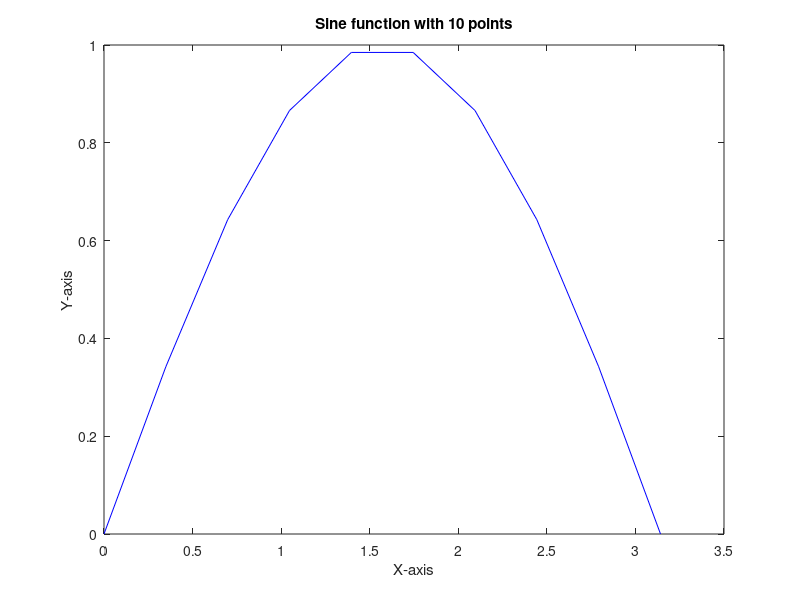
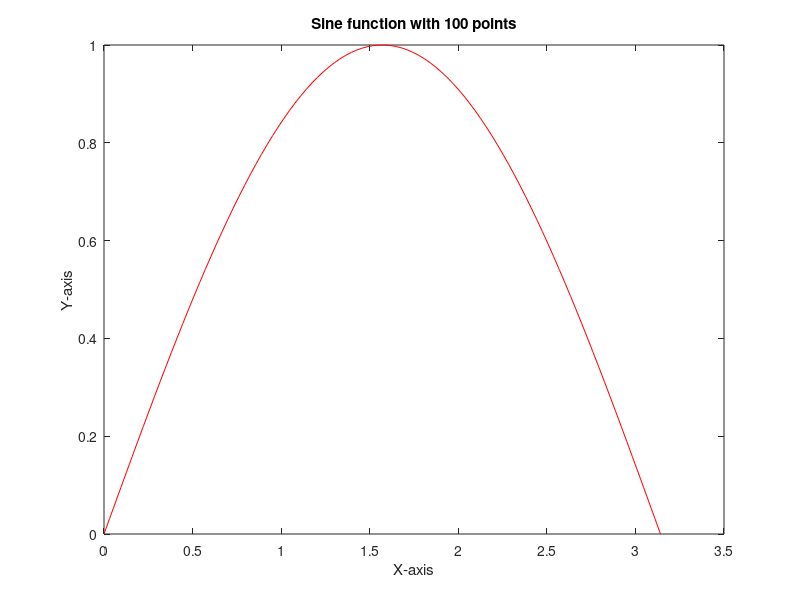

Source code (MATLAB) for these figures, in order:
% Sine function plots
% sinefunction.m

% X range values
x1 = linspace(0,pi,10);
x2 = linspace(0,pi,100);

y1 = sin(x1);
y2 = sin(x2);

% Plotting the functions
plot(x1,y1,'b')
xlabel('X-axis');
ylabel('Y-axis');
title('Sine function with 10 points');

% New figure
figure;
plot(x2,y2,'r')
xlabel('X-axis');
ylabel('Y-axis');
title('Sine function with 100 points');
